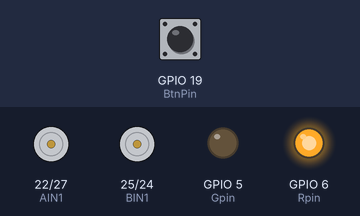
A program run on a simulated Raspberry Pi (BCM pin numbers). Shown: motor-driver pin pairs drawn as motors (green arrow = first pin HIGH = forward, orange = second pin HIGH = backward, longer = more drive, scaled by the enable pin), output pins drawn as LEDs (lit = HIGH). The inputs (shaded band) are chosen by the test bench; at power-on: GPIO 19 (BtnPin) HIGH. What the program prints to the terminal is not drawn.

Above: at 5.0 s.
5.1 s: GPIO 19 (BtnPin) pulled LOW for 0.15 s
At 6.5 s:
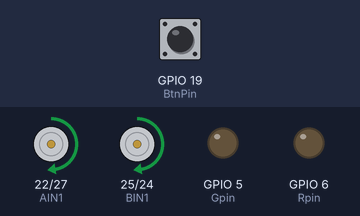
Timing chart, 0 to 8.1 s (numbered marks = the images above; inputs shaded):
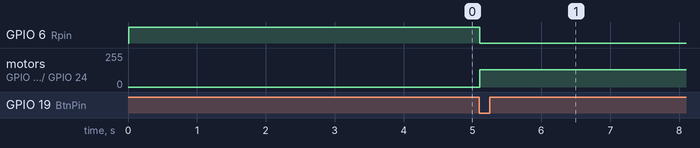

The program:

tracking.py
```python
#!/usr/bin/python
# coding=utf-8
#本段代码实现树莓派智能小车的红外避障效果1
#代码使用的树莓派GPIO是用的BOARD编码方式。
import RPi.GPIO as GPIO
import time
import sys

T_SensorRight = 26
T_SensorLeft  = 13

PWMA   = 18
AIN1   = 22
AIN2   = 27

PWMB   = 23
BIN1   = 25
BIN2   = 24

BtnPin  = 19
Gpin    = 5
Rpin    = 6

def t_up(speed,t_time):
        L_Motor.ChangeDutyCycle(speed)
        GPIO.output(AIN2,False)#AIN2
        GPIO.output(AIN1,True) #AIN1

        R_Motor.ChangeDutyCycle(speed)
        GPIO.output(BIN2,False)#BIN2
        GPIO.output(BIN1,True) #BIN1
        time.sleep(t_time)

def t_stop(t_time):
        L_Motor.ChangeDutyCycle(0)
        GPIO.output(AIN2,False)#AIN2
        GPIO.output(AIN1,False) #AIN1

        R_Motor.ChangeDutyCycle(0)
        GPIO.output(BIN2,False)#BIN2
        GPIO.output(BIN1,False) #BIN1
        time.sleep(t_time)

def t_down(speed,t_time):
        L_Motor.ChangeDutyCycle(speed)
        GPIO.output(AIN2,True)#AIN2
        GPIO.output(AIN1,False) #AIN1

        R_Motor.ChangeDutyCycle(speed)
        GPIO.output(BIN2,True)#BIN2
        GPIO.output(BIN1,False) #BIN1
        time.sleep(t_time)

def t_left(speed,t_time):
        L_Motor.ChangeDutyCycle(speed)
        GPIO.output(AIN2,True)#AIN2
        GPIO.output(AIN1,False) #AIN1

        R_Motor.ChangeDutyCycle(speed)
        GPIO.output(BIN2,False)#BIN2
        GPIO.output(BIN1,True) #BIN1
        time.sleep(t_time)

def t_right(speed,t_time):
        L_Motor.ChangeDutyCycle(speed)
        GPIO.output(AIN2,False)#AIN2
        GPIO.output(AIN1,True) #AIN1

        R_Motor.ChangeDutyCycle(speed)
        GPIO.output(BIN2,True)#BIN2
        GPIO.output(BIN1,False) #BIN1
        time.sleep(t_time)

def keysacn():
    val = GPIO.input(BtnPin)
    while GPIO.input(BtnPin) == False:
        val = GPIO.input(BtnPin)
    while GPIO.input(BtnPin) == True:
        time.sleep(0.01)
        val = GPIO.input(BtnPin)
        if val == True:
            GPIO.output(Rpin,1)
            while GPIO.input(BtnPin) == False:
                GPIO.output(Rpin,0)
        else:
            GPIO.output(Rpin,0)

def setup():
    GPIO.setwarnings(False)
    GPIO.setmode(GPIO.BCM)       # Numbers GPIOs by physical location
    GPIO.setup(Gpin, GPIO.OUT)     # Set Green Led Pin mode to output
    GPIO.setup(Rpin, GPIO.OUT)     # Set Red Led Pin mode to output
    GPIO.setup(BtnPin, GPIO.IN, pull_up_down=GPIO.PUD_UP)    # Set BtnPin's mode is input, and pull up to high level(3.3V)
    GPIO.setup(T_SensorRight,GPIO.IN)
    GPIO.setup(T_SensorLeft,GPIO.IN)

    GPIO.setup(AIN2,GPIO.OUT)
    GPIO.setup(AIN1,GPIO.OUT)
    GPIO.setup(PWMA,GPIO.OUT)

    GPIO.setup(BIN1,GPIO.OUT)
    GPIO.setup(BIN2,GPIO.OUT)
    GPIO.setup(PWMB,GPIO.OUT)

if __name__ == '__main__':
    setup()
    keysacn()
    L_Motor= GPIO.PWM(PWMA,100)
    L_Motor.start(0)
    R_Motor = GPIO.PWM(PWMB,100)
    R_Motor.start(0)
    try:
        while True:
            SR = GPIO.input(T_SensorRight)
            SL = GPIO.input(T_SensorLeft)
            if SL == False and SR == False:
                print "t_up"
                t_up(50,0)
            elif SL == True and SR ==False:
                print "Left"
                t_left(50,0)
            elif SL==False and SR ==True:
                print "Right"
                t_right(50,0)
            else:
                t_stop(0)
    except KeyboardInterrupt:  # When 'Ctrl+C' is pressed, the child program destroy() will be  executed.
        GPIO.cleanup()
```

Measured:
- after the input at 5.1 s, GPIO 6 (Rpin): HIGH → LOW at once; motor on GPIO 22 (AIN1) / GPIO 27 (AIN2), motor on GPIO 25 (BIN1) / GPIO 24 (BIN2): stopped → forward 128/255 at once
